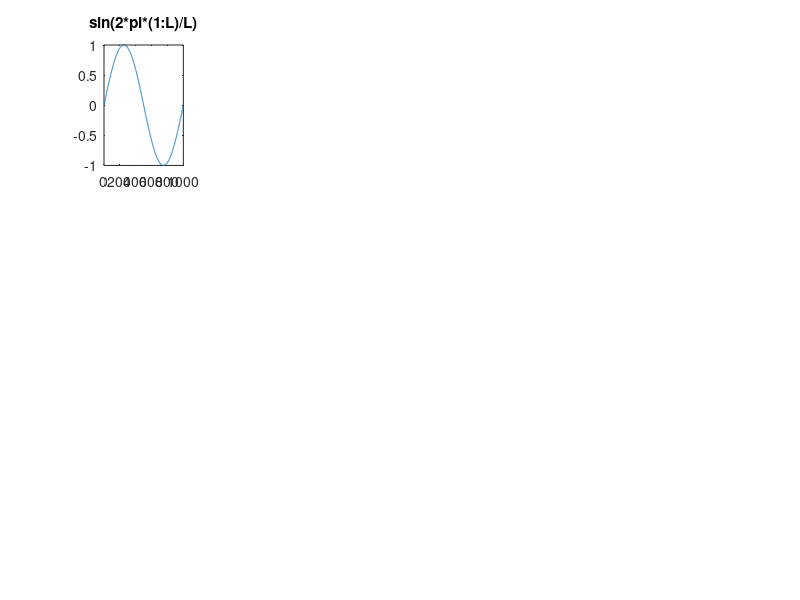

MATLAB code for this plot: (Note: this script raises an error after producing the figure.)

L = 1000;

func1 = sin(2*pi*(1:L)/L);
func2 = zeros(1,L); func2(40:60)=1;
func3 = gausswin(L,1./0.1)';

% func1
subplot(3,5,1)
plot(func1)
title('sin(2*pi*(1:L)/L)')

g1 = dft1(func1);

subplot(3,5,2)
plot(abs(g1))
title('Magnitude')

subplot(3,5,3)
plot(angle(g1))
title('Phase')

g1 = fft(func1);

subplot(3,5,4)
plot(abs(g1))
title('Magnitude')

subplot(3,5,5)
plot(angle(g1))
title('Phase')


% func2
subplot(3,5,6)
plot(func2)
title('zeros(1,L); func2(40:60)=1')

g2 = dft1(func2);

subplot(3,5,7)
plot(abs(g2) .* hann(size(g2,1)))
title('Magnitude')

subplot(3,5,8)
plot(angle(g2))
title('Phase')

g2 = fft(func2);

subplot(3,5,9)
plot(abs(g2))
title('Magnitude')

subplot(3,5,10)
plot(angle(g2))
title('Phase')

% func3
subplot(3,5,11)
plot(func3)
title('gausswin(L,1./0.1)')

g3 = dft1(func3);

subplot(3,5,12)
plot(abs(g3))
title('Magnitude')

subplot(3,5,13)
plot(angle(g3))
title('Phase')

g3 = fft(func3);

subplot(3,5,14)
plot(abs(g3))
title('Magnitude')

subplot(3,5,15)
plot(angle(g3))
title('Phase')

%% b)

img = imread('dolly.png');

array = reshape(img,[1,numel(img)]);
ft = dft1(array);

ft = reshape(ft, [size(img,1),size(img,2)]);
imshow(ft)

